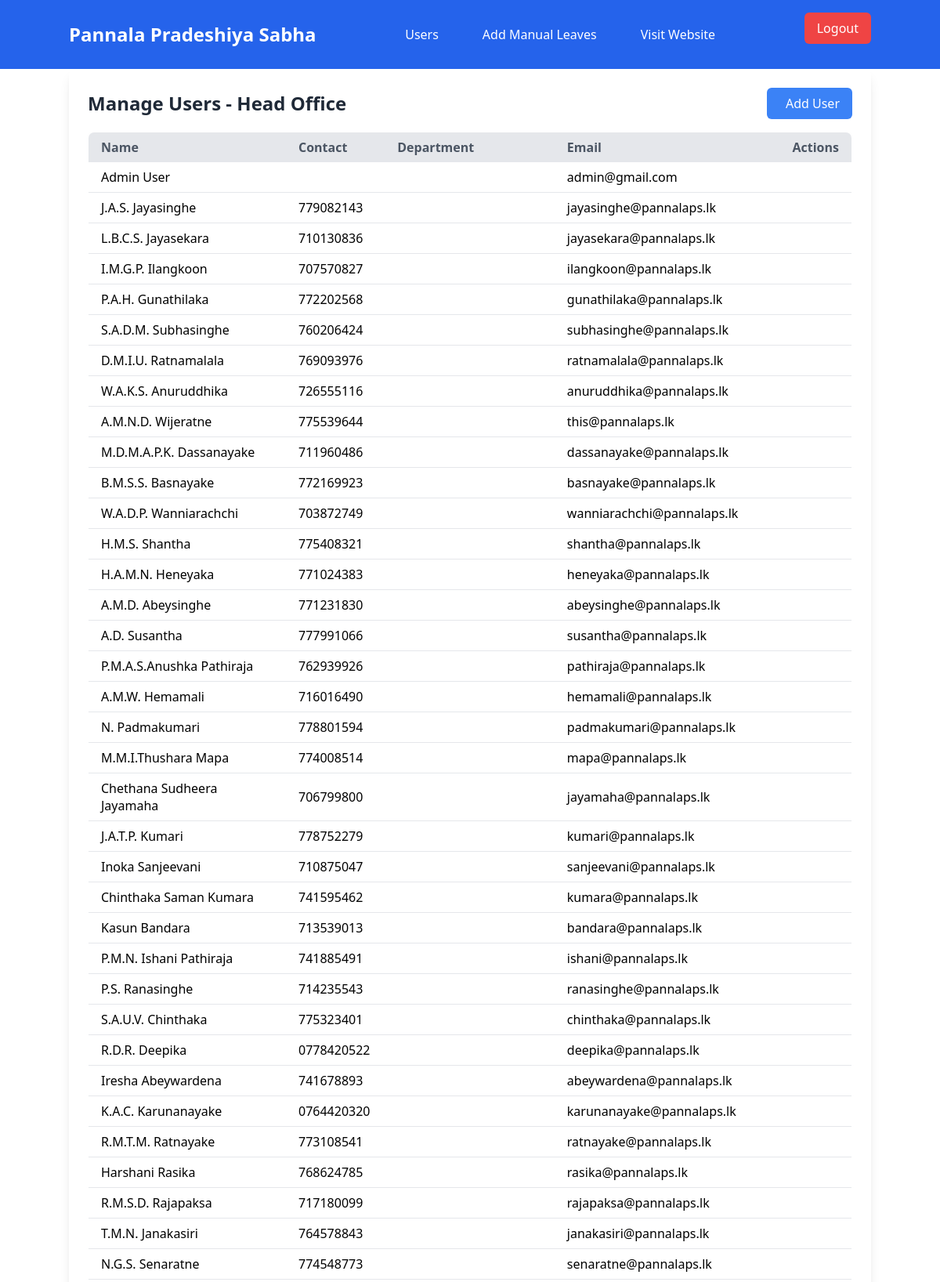
The app's page /admin/manage-users.php (signed in, upper part) with its own data.
### tables this page shows
CREATE TABLE `wp_pradeshiya_sabha_users` (
  `ID` int(11) NOT NULL,
  `username` varchar(255) NOT NULL,
  `password` varchar(255) NOT NULL,
  `first_name` varchar(255) NOT NULL,
  `last_name` varchar(255) NOT NULL,
  `gender` enum('Male','Female') NOT NULL,
  `email` varchar(255) NOT NULL,
  `birthdate` date NOT NULL,
  `address` text NOT NULL,
  `NIC` varchar(12) NOT NULL,
  `service_number` varchar(50) NOT NULL,
  `phone_number` varchar(20) DEFAULT NULL,
  `designation` varchar(255) NOT NULL,
  `head_of_department` varchar(255) NOT NULL,
  `sub_office` varchar(255) NOT NULL,
  `date_of_joining` date NOT NULL,
  `created_at` timestamp NOT NULL DEFAULT current_timestamp(),
  `updated_at` timestamp NOT NULL DEFAULT current_timestamp() ON UPDATE current_timestamp(),
  `leave_balance` int(11) NOT NULL DEFAULT 20,
  `duty_leave_count` int(11) DEFAULT 0,
  `casual_leave_balance` int(11) DEFAULT 7,
  `sick_leave_balance` int(11) DEFAULT 7,
  `department_id` int(11) DEFAULT NULL,
  `designation_id` int(11) DEFAULT NULL
);

### admin/manage-users.php (the view, shortened to what this page needs)
<?php
require '../includes/dbconfig.php';
$email = $_SESSION['user']['email'];
$query = "SELECT d.designation_name, u.sub_office
          FROM wp_pradeshiya_sabha_users u
          LEFT JOIN wp_designations d ON u.designation_id = d.designation_id
          WHERE u.email = ?";
$stmt = $conn->prepare($query);
$stmt->bind_param("s", $email);
$stmt->execute();
$result = $stmt->get_result();
$row = $result->fetch_assoc();
$admin_office = $row['sub_office'];
require '../includes/admin-navbar.php';
$sql = "SELECT u.ID, CONCAT(u.first_name, ' ', u.last_name) AS name, u.phone_number,
               dpt.department_name AS department, u.email
        FROM wp_pradeshiya_sabha_users u
        LEFT JOIN wp_departments dpt ON u.department_id = dpt.department_id
        WHERE u.sub_office = ?";
$stmt = $conn->prepare($sql);
$stmt->bind_param("s", $admin_office);
$stmt->execute();
$result = $stmt->get_result();
?>
<!DOCTYPE html>
<html lang="en">
<head>
    <script src="https://cdn.tailwindcss.com"></script>
</head>
<body>
    <div class="container mx-auto bg-white p-6 rounded-lg shadow-lg">
        <div class="flex justify-between items-center mb-4">
            <h1 class="text-2xl font-bold text-gray-800">Manage Users - <?php echo htmlspecialchars($admin_office); ?></h1>
            <a href="add-user.php" class="bg-blue-500 text-white px-4 py-2 rounded-md hover:bg-blue-600 flex items-center">
                <i class="ph ph-plus-bold mr-2"></i> Add User
            </a>
        </div>
        <div class="overflow-x-auto">
            <table class="min-w-full bg-white border border-gray-300 rounded-lg overflow-hidden shadow-md">
                <thead class="bg-gray-200">
                    <tr>
                        <th class="px-4 py-2 text-left text-gray-600">Name</th>
                        <th class="px-4 py-2 text-left text-gray-600">Contact</th>
                        <th class="px-4 py-2 text-left text-gray-600">Department</th>
                        <th class="px-4 py-2 text-left text-gray-600">Email</th>
                        <th class="px-4 py-2 text-center text-gray-600">Actions</th>
                    </tr>
                </thead>
                <tbody>
                    <?php if ($result->num_rows > 0): ?>
                        <?php while ($row = $result->fetch_assoc()): ?>
                            <tr class="border-b hover:bg-gray-100">
                                <td class="px-4 py-2"><?php echo htmlspecialchars($row['name']); ?></td>
                                <td class="px-4 py-2"><?php echo htmlspecialchars($row['phone_number']); ?></td>
                                <td class="px-4 py-2"><?php echo htmlspecialchars($row['department']); ?></td>
                                <td class="px-4 py-2"><?php echo htmlspecialchars($row['email']); ?></td>
                                <td class="px-4 py-2 flex justify-center space-x-4">
                                </td>
                            </tr>
                        <?php endwhile; ?>
                    <?php else: ?>
                        <tr>
                            <td colspan="5" class="px-4 py-4 text-center text-gray-500">No users found.</td>
                        </tr>
                    <?php endif; ?>
                </tbody>
            </table>
        </div>
    </div>
<?php require '../includes/admin-footer.php'; ?>
</body>
</html>

### records on screen
wp_pradeshiya_sabha_users: sub_office "Head Office", name "Admin User", email "admin@gmail.com"
wp_pradeshiya_sabha_users: name "J.A.S. Jayasinghe", phone_number "779082143", email "jayasinghe@pannalaps.lk"
wp_pradeshiya_sabha_users: name "L.B.C.S. Jayasekara", phone_number "710130836", email "jayasekara@pannalaps.lk"
wp_pradeshiya_sabha_users: name "I.M.G.P. Ilangkoon", phone_number "707570827", email "ilangkoon@pannalaps.lk"
wp_pradeshiya_sabha_users: name "P.A.H. Gunathilaka", phone_number "772202568", email "gunathilaka@pannalaps.lk"
wp_pradeshiya_sabha_users: name "S.A.D.M. Subhasinghe", phone_number "760206424", email "subhasinghe@pannalaps.lk"
wp_pradeshiya_sabha_users: name "D.M.I.U. Ratnamalala", phone_number "769093976", email "ratnamalala@pannalaps.lk"
wp_pradeshiya_sabha_users: name "W.A.K.S. Anuruddhika", phone_number "726555116", email "anuruddhika@pannalaps.lk"
wp_pradeshiya_sabha_users: name "A.M.N.D. Wijeratne", phone_number "775539644", email "this@pannalaps.lk"
wp_pradeshiya_sabha_users: name "M.D.M.A.P.K. Dassanayake", phone_number "711960486", email "dassanayake@pannalaps.lk"
wp_pradeshiya_sabha_users: name "B.M.S.S. Basnayake", phone_number "772169923", email "basnayake@pannalaps.lk"
wp_pradeshiya_sabha_users: name "W.A.D.P. Wanniarachchi", phone_number "703872749", email "wanniarachchi@pannalaps.lk"
wp_pradeshiya_sabha_users: name "H.M.S. Shantha", phone_number "775408321", email "shantha@pannalaps.lk"
wp_pradeshiya_sabha_users: name "H.A.M.N. Heneyaka", phone_number "771024383", email "heneyaka@pannalaps.lk"
wp_pradeshiya_sabha_users: name "A.M.D. Abeysinghe", phone_number "771231830", email "abeysinghe@pannalaps.lk"
wp_pradeshiya_sabha_users: name "A.D. Susantha", phone_number "777991066", email "susantha@pannalaps.lk"
wp_pradeshiya_sabha_users: name "P.M.A.S.Anushka Pathiraja", phone_number "762939926", email "pathiraja@pannalaps.lk"
wp_pradeshiya_sabha_users: name "A.M.W. Hemamali", phone_number "716016490", email "hemamali@pannalaps.lk"
wp_pradeshiya_sabha_users: name "N. Padmakumari", phone_number "778801594", email "padmakumari@pannalaps.lk"
wp_pradeshiya_sabha_users: name "M.M.I.Thushara Mapa", phone_number "774008514", email "mapa@pannalaps.lk"
wp_pradeshiya_sabha_users: name "Chethana Sudheera Jayamaha", phone_number "706799800", email "jayamaha@pannalaps.lk"
wp_pradeshiya_sabha_users: name "J.A.T.P. Kumari", phone_number "778752279", email "kumari@pannalaps.lk"
wp_pradeshiya_sabha_users: name "Inoka Sanjeevani", phone_number "710875047", email "sanjeevani@pannalaps.lk"
wp_pradeshiya_sabha_users: name "Chinthaka Saman Kumara", phone_number "741595462", email "kumara@pannalaps.lk"
wp_pradeshiya_sabha_users: name "Kasun Bandara", phone_number "713539013", email "bandara@pannalaps.lk"
wp_pradeshiya_sabha_users: name "P.M.N. Ishani Pathiraja", phone_number "741885491", email "ishani@pannalaps.lk"
wp_pradeshiya_sabha_users: name "P.S. Ranasinghe", phone_number "714235543", email "ranasinghe@pannalaps.lk"
wp_pradeshiya_sabha_users: name "S.A.U.V. Chinthaka", phone_number "775323401", email "chinthaka@pannalaps.lk"
wp_pradeshiya_sabha_users: name "R.D.R. Deepika", phone_number "0778420522", email "deepika@pannalaps.lk"
wp_pradeshiya_sabha_users: name "Iresha Abeywardena", phone_number "741678893", email "abeywardena@pannalaps.lk"
wp_pradeshiya_sabha_users: name "K.A.C. Karunanayake", phone_number "0764420320", email "karunanayake@pannalaps.lk"
wp_pradeshiya_sabha_users: name "R.M.T.M. Ratnayake", phone_number "773108541", email "ratnayake@pannalaps.lk"
wp_pradeshiya_sabha_users: name "Harshani Rasika", phone_number "768624785", email "rasika@pannalaps.lk"
wp_pradeshiya_sabha_users: name "R.M.S.D. Rajapaksa", phone_number "717180099", email "rajapaksa@pannalaps.lk"
wp_pradeshiya_sabha_users: name "T.M.N. Janakasiri", phone_number "764578843", email "janakasiri@pannalaps.lk"
wp_pradeshiya_sabha_users: name "N.G.S. Senaratne", phone_number "774548773", email "senaratne@pannalaps.lk"
